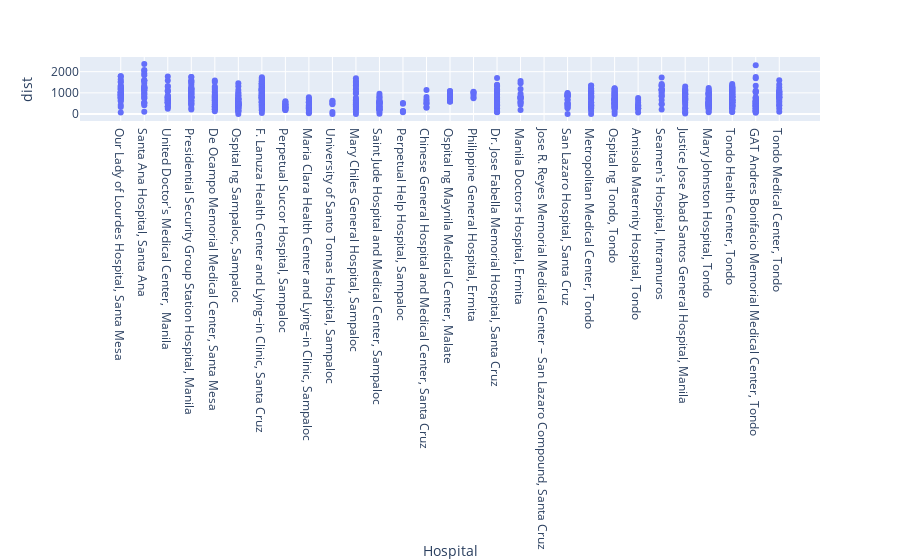

Write notebook code for a chart like this one.
### Code cell
fig = px.scatter(ods_named, x='Hospital', y='dist')
fig.show(figsize = 20)

### Figure 1 — Plotly figure (JSON) as saved in the notebook; plotly's stock layout.template omitted (floating-point values rounded to 4 significant figures; data arrays with more than 128 entries replaced by an {"elided": "..."} marker saying what was removed)
{"data": [{"hovertemplate": "Hospital=%{x}<br>dist=%{y}<extra></extra>", "legendgroup": "", "marker": {"color": "#636efa", "symbol": "circle"}, "mode": "markers", "name": "", "showlegend": false, "type": "scatter", "x": {"elided": "878 str values"}, "xaxis": "x", "y": {"elided": "878 float values"}, "yaxis": "y"}], "layout": {"legend": {"tracegroupgap": 0}, "margin": {"t": 60}, "xaxis": {"anchor": "y", "domain": [0, 1], "title": {"text": "Hospital"}}, "yaxis": {"anchor": "x", "domain": [0, 1], "title": {"text": "dist"}}}}
